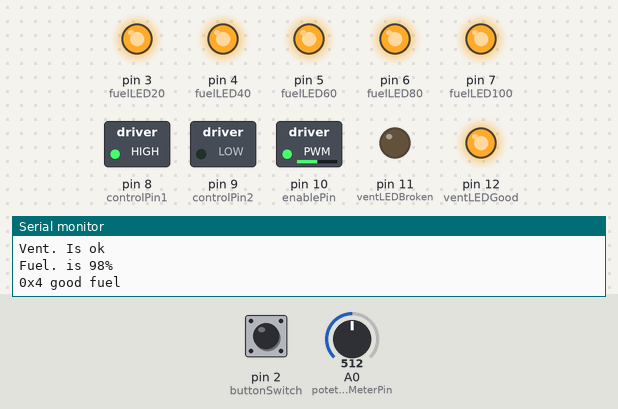
A sketch run on a simulated Arduino Uno, built with avr-gcc and run on an emulated ATmega328P. Parts: switched loads named in the sketch (green lamp = pin HIGH), output pins drawn as LEDs (lit = HIGH), the last lines printed to the serial monitor. The inputs (shaded band) are chosen by the test bench; at power-on: pin 2 (buttonSwitch) HIGH, A0 (potetionMeterPin) = 512.

Above: at 1.8 s.
1.9 s: pin 2 (buttonSwitch) pulled LOW for 0.2 s
At 3.2 s:
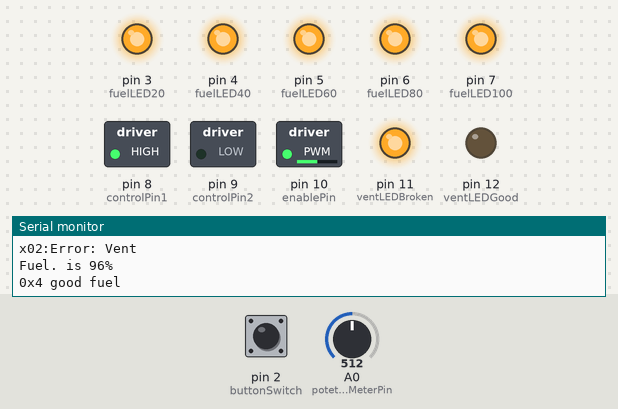
3.6 s: A0 (potetionMeterPin) set to 716
At 5.2 s:
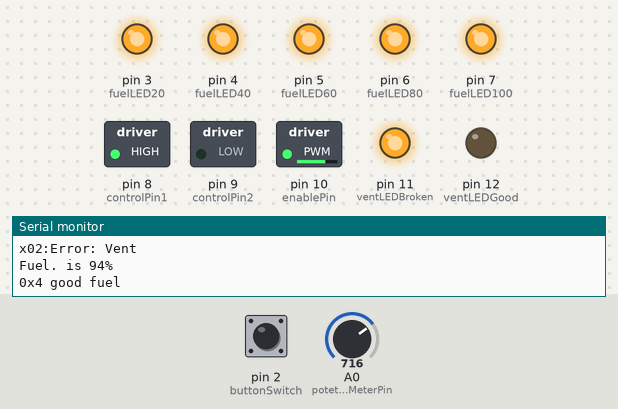
5.5 s: A0 (potetionMeterPin) set to 900
At 7.2 s:
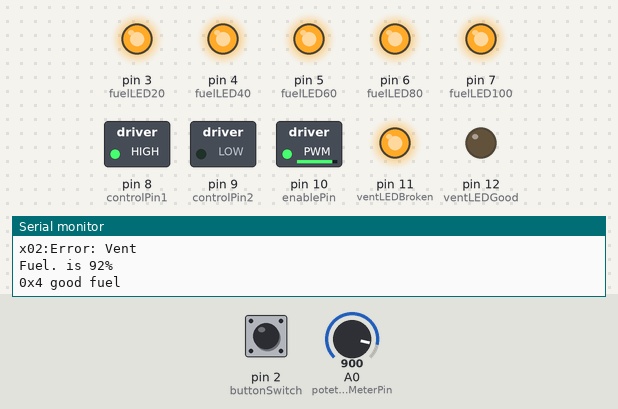
7.5 s: pin 2 (buttonSwitch) pulled LOW for 1 s
At 9.2 s:
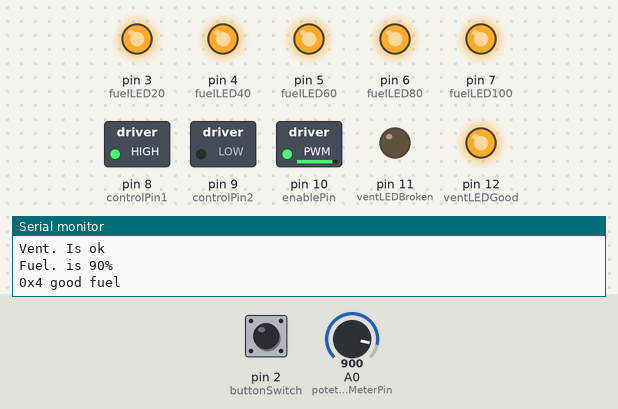
10.0 s: A0 (potetionMeterPin) set to 122
At 11.1 s:
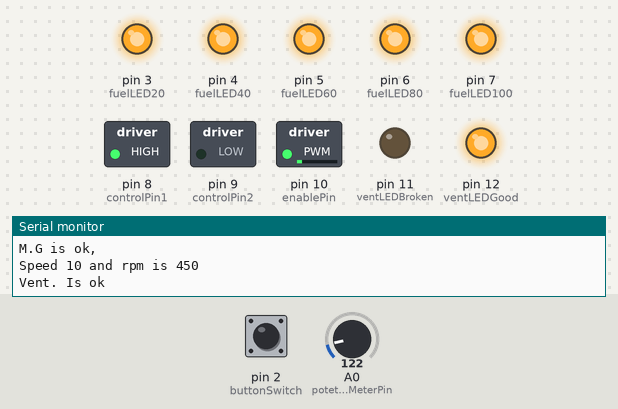
11.5 s: pin 2 (buttonSwitch) pulled LOW for 0.2 s
At 20.1 s:
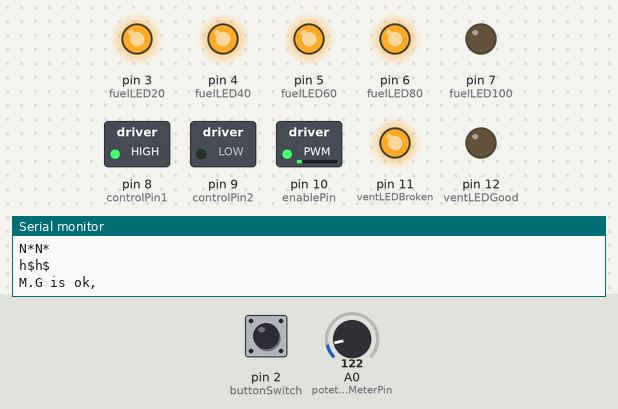
Timing chart, 0 to 41.1 s (numbered marks = the images above; inputs shaded):
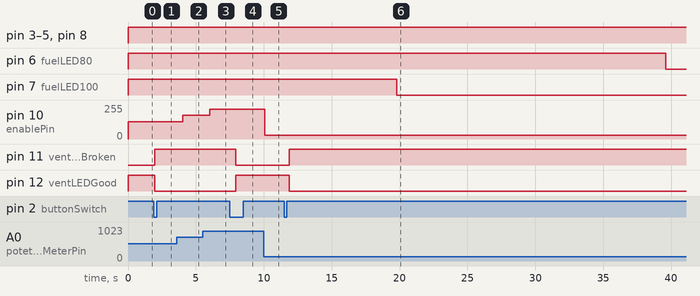

The sketch:

can_simulation.ino
```cpp
#define controlPin1 8                                               //Define external pins
#define controlPin2 9
#define enablePin 10
#define potetionMeterPin A0
#define ventLEDGood 12
#define ventLEDBroken 11
#define fuelLED100 7
#define fuelLED80 6
#define fuelLED60 5
#define fuelLED40 4
#define fuelLED20 3
#define buttonSwitch 2

#include <Arduino_FreeRTOS.h>                                       //Import libraries
#include "queue.h"
#include "semphr.h"

QueueHandle_t iQueueString;                                         //Variables to control communication between tasks
SemaphoreHandle_t xMutex;

TickType_t xTickToWait = pdMS_TO_TICKS(1000);                       //Constant delay time

//Had to put the status of ventilation as global to simulate vent breakdown with ISR Button
volatile bool ventBroken = false;

typedef struct{                                                      //Struct that holds all car variables
  bool motorBroken;
  bool gearboxBroken;
  uint8_t motorEnable;
  uint16_t motorSpeed;
  uint8_t motorDirection;
  float fuelLevel;
}sCarObject;

sCarObject sCar1 = {false, false, 1, 0, 1, 100};                     //Car object we use in the program


void setup(){
  pinMode(controlPin1, OUTPUT);                                      //Setup pinMode for external pins
  pinMode(controlPin2, OUTPUT);
  pinMode(enablePin, OUTPUT);
  pinMode(ventLEDGood, OUTPUT);
  pinMode(ventLEDBroken, OUTPUT);
  pinMode(fuelLED100, OUTPUT);
  pinMode(fuelLED80, OUTPUT);
  pinMode(fuelLED60, OUTPUT);
  pinMode(fuelLED40, OUTPUT);
  pinMode(fuelLED20, OUTPUT);
  pinMode(buttonSwitch, INPUT);
  attachInterrupt(digitalPinToInterrupt(buttonSwitch), breakVentISR, FALLING);
  digitalWrite(enablePin, LOW);

  Serial.begin(9600);
  while (!Serial) {}

  xMutex = xSemaphoreCreateMutex();                                 //Mutex to protect and control valuable functions Serial.print(); and Serial.prinl(); which are very slow

  iQueueString = xQueueCreate(5,sizeof(String));                    //Queue thats responsible for communication between tasks

  xTaskCreate(motor, "mainMotor Task", 128, &sCar1, 1, NULL);       //Creating my 3 tasks
  xTaskCreate(ventilation, "Ventilation Task", 128, &sCar1, 1, NULL);
  xTaskCreate(fuel, "Fuel Task", 128, &sCar1, 1, NULL);
}

void motor(void *pvParameters){                                     //Takes void* pointer as parameter
  sCarObject* sLocalCarObject = (sCarObject*)pvParameters;
  String payloadToRcv;                                              //Status and and message from fuel and vent

  while(1){
    if(sLocalCarObject->fuelLevel > 0){
      sLocalCarObject->motorSpeed = analogRead(potetionMeterPin) / 4;
    }
    uint16_t RPM = sLocalCarObject->motorSpeed * 15;
    uint16_t speed = sLocalCarObject->motorSpeed / 3;

    if(sLocalCarObject->motorDirection == 1)                        //Code that controls the motor speed and direction
    {
      digitalWrite(controlPin1, HIGH);
      digitalWrite(controlPin2, LOW);
    }
    else
    {
      digitalWrite(controlPin1, LOW);
      digitalWrite(controlPin2, HIGH);
    }
    if((sLocalCarObject->motorEnable == 1) && (sLocalCarObject->fuelLevel >= 0) && (sLocalCarObject->motorSpeed >= 1))
    {
      analogWrite(enablePin, sLocalCarObject->motorSpeed);
      sLocalCarObject->fuelLevel--;
    }
    else
    {
      analogWrite(enablePin, LOW);
      sLocalCarObject->motorSpeed = 0;
    }

    if (sLocalCarObject->motorBroken == true){                      //Checking engine and gearbox and sends output to shared dashboard
      shareded_dashboard("x01:Error: M.\n");
    }
    if (sLocalCarObject->gearboxBroken == true){
      shareded_dashboard("x01:Error: Gb.\n");
    }
    if ((sLocalCarObject->motorBroken == true) && (sLocalCarObject->gearboxBroken == false)){
      shareded_dashboard("G is ok, \n");
    }
    if ((sLocalCarObject->motorBroken == false) && (sLocalCarObject->gearboxBroken == true)){
      shareded_dashboard("M is ok, \n");
    }
    else if ((sLocalCarObject->motorBroken == false) && (sLocalCarObject->gearboxBroken == false)){
      shareded_dashboard("M.G is ok, \n");
    }

    shareded_dashboard("Speed ");                                   //Prints out speed and rpm
    shareded_dashboardInt(speed);
    shareded_dashboard(" and rpm is ");
    shareded_dashboardInt(RPM);
    shareded_dashboard("\n");

    xQueueReceive(iQueueString,&payloadToRcv,xTickToWait);          //Reciving status from ventialtion task threw queue and sends output to shared dashboard
    if(payloadToRcv == "x02:Error: Vent"){
      shareded_dashboard(payloadToRcv);
      shareded_dashboard("\n");
    }
    else if (payloadToRcv = "Vent. Is ok"){
      shareded_dashboard(payloadToRcv);
      shareded_dashboard("\n");
    }

    xQueueReceive(iQueueString,&payloadToRcv,xTickToWait);          //Reciving status from fuel task threw queue and sends output to shared dashboard
    if(payloadToRcv == "0x3: low fuel"){
      shareded_dashboard(payloadToRcv);
      shareded_dashboard("\n");
    }
    else{
      shareded_dashboard("Fuel. is ");
      shareded_dashboardInt(sLocalCarObject->fuelLevel);
      shareded_dashboard("%\n");
      shareded_dashboard(payloadToRcv);
      shareded_dashboard("\n");
    }

    vTaskDelay(xTickToWait);
  }
}

void ventilation(void* pvParameters){
  String badVent = "x02:Error: Vent";
  String goodVent = "Vent. Is ok";

  while(1){                                                           //Sends status from ventilation task to motor task
    if (ventBroken == true){
      xQueueSend(iQueueString,&badVent,xTickToWait);
      digitalWrite(ventLEDGood, LOW);
      digitalWrite(ventLEDBroken, HIGH);
      shareded_dashboard("N*N*\n");
    }
    else{
      xQueueSend(iQueueString,&goodVent,xTickToWait);
      digitalWrite(ventLEDGood, HIGH);
      digitalWrite(ventLEDBroken, LOW);
      shareded_dashboard("Y*Y*\n");
    }
    vTaskDelay(xTickToWait);
  }
}

void fuel(void* pvParameters){
  sCarObject* sLocalCarObject = (sCarObject*)pvParameters;
  String lowFuel = "0x3: low fuel";
  String goodFuel = "0x4 good fuel";

  while(1){                                                         //Control fuel LEDS
    if((sLocalCarObject->fuelLevel <= 100) && (sLocalCarObject->fuelLevel > 80)){
      digitalWrite(fuelLED100, HIGH);
      digitalWrite(fuelLED80, HIGH);
      digitalWrite(fuelLED60, HIGH);
      digitalWrite(fuelLED40, HIGH);
      digitalWrite(fuelLED20, HIGH);
    }
    if((sLocalCarObject->fuelLevel <= 80) && (sLocalCarObject->fuelLevel > 60)){
      digitalWrite(fuelLED100, LOW);
      digitalWrite(fuelLED80, HIGH);
      digitalWrite(fuelLED60, HIGH);
      digitalWrite(fuelLED40, HIGH);
      digitalWrite(fuelLED20, HIGH);
    }
    if((sLocalCarObject->fuelLevel <= 60) && (sLocalCarObject->fuelLevel > 40)){
      digitalWrite(fuelLED100, LOW);
      digitalWrite(fuelLED80, LOW);
      digitalWrite(fuelLED60, HIGH);
      digitalWrite(fuelLED40, HIGH);
      digitalWrite(fuelLED20, HIGH);
    }
    if((sLocalCarObject->fuelLevel <= 40) && (sLocalCarObject->fuelLevel > 20)){
      digitalWrite(fuelLED100, LOW);
      digitalWrite(fuelLED80, LOW);
      digitalWrite(fuelLED60, LOW);
      digitalWrite(fuelLED40, HIGH);
      digitalWrite(fuelLED20, HIGH);
    }
    if(sLocalCarObject->fuelLevel <= 20){
      digitalWrite(fuelLED100, LOW);
      digitalWrite(fuelLED80, LOW);
      digitalWrite(fuelLED60, LOW);
      digitalWrite(fuelLED40, LOW);
      digitalWrite(fuelLED20, HIGH);
    }
    if(sLocalCarObject->fuelLevel <= 0){
      digitalWrite(fuelLED100, LOW);
      digitalWrite(fuelLED80, LOW);
      digitalWrite(fuelLED60, LOW);
      digitalWrite(fuelLED40, LOW);
      digitalWrite(fuelLED20, LOW);
    }

    if(sLocalCarObject->fuelLevel <= 10.00){                        //Sends status from fuel task to motor task
      xQueueSend(iQueueString,&lowFuel,xTickToWait);
      shareded_dashboard("U$U$\n");

    }
    else{
      xQueueSend(iQueueString,&goodFuel,xTickToWait);
      shareded_dashboard("h$h$\n");
    }
    vTaskDelay(xTickToWait);
  }
}

void shareded_dashboard(String stringToPrint){                      //Function to control String prints to Serial
  xSemaphoreTake(xMutex, xTickToWait);
  Serial.print(stringToPrint);
  xSemaphoreGive(xMutex);
}

void shareded_dashboardInt(int intToPrint){                        //Function to control Int/float prints to Serial
  xSemaphoreTake(xMutex, xTickToWait);
  Serial.print(intToPrint);
  xSemaphoreGive(xMutex);
}

void breakVentISR(){                                                //ISR function that simulates ventilation breakdown
  ventBroken = !ventBroken;
}
void loop(){}
```

Measured:
- after the input at 1.9 s, pin 11 (ventLEDBroken): LOW → HIGH after 0.08 s; pin 12 (ventLEDGood): HIGH → LOW after 0.08 s
- after the input at 3.6 s, pin 10 (enablePin): 128/255 → 179/255 after 0.43 s
- after the input at 5.5 s, pin 10 (enablePin): 179/255 → 225/255 after 0.54 s
- after the input at 7.5 s, pin 11 (ventLEDBroken): HIGH → LOW after 0.42 s; pin 12 (ventLEDGood): LOW → HIGH after 0.42 s
- after the input at 10.0 s, pin 10 (enablePin): 225/255 → 30/255 after 0.05 s
- after the input at 11.5 s, pin 11 (ventLEDBroken): LOW → HIGH after 0.38 s; pin 12 (ventLEDGood): HIGH → LOW after 0.38 s
